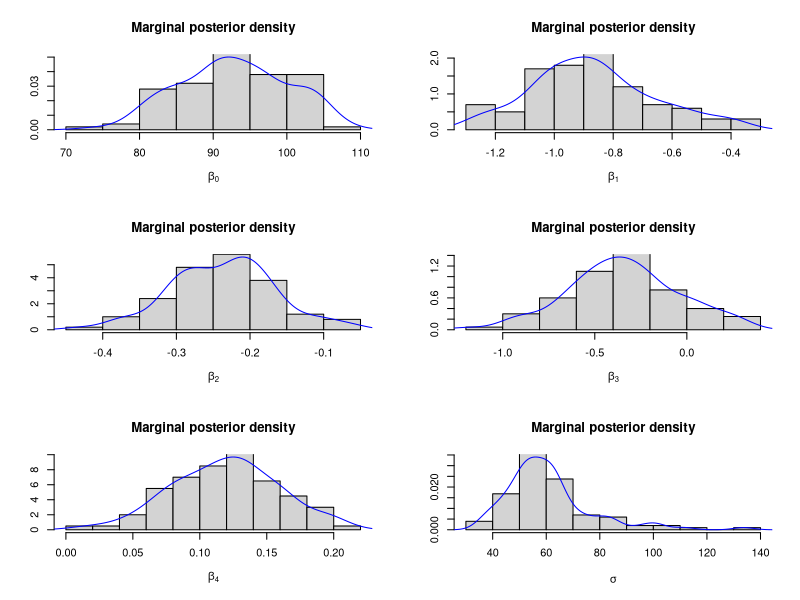
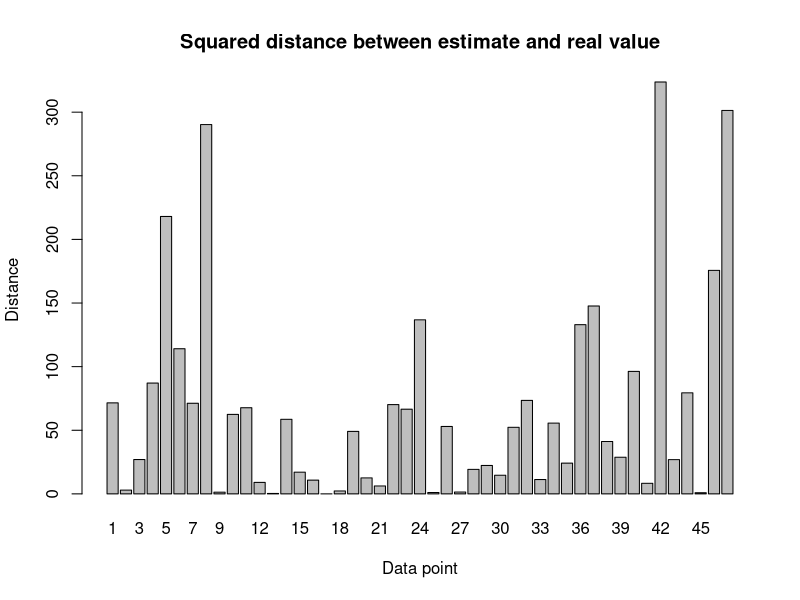
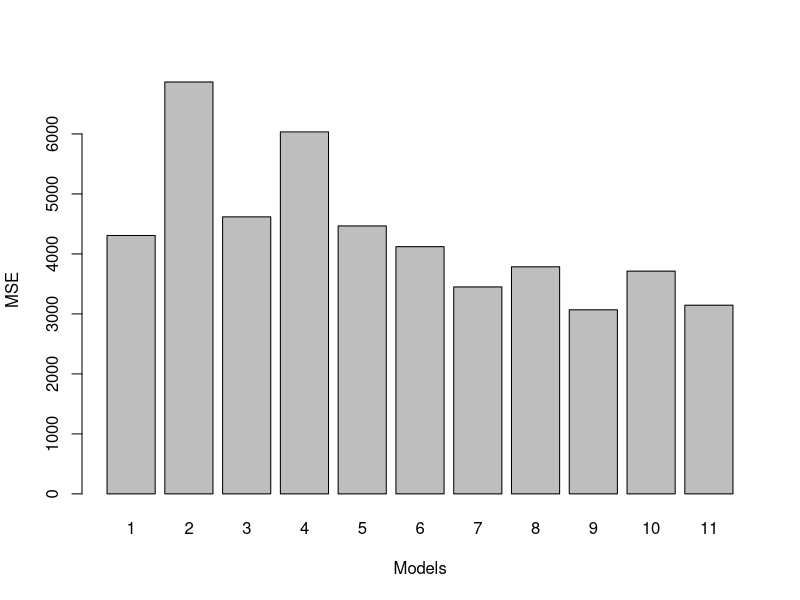

Reproduce these figures in R, in order.
## ---- chunk 1
knitr::opts_chunk$set(echo = TRUE)
## ---- chunk 2
#library(MASS)
#library(mixtools)
#library(plyr)
#library(xtable)
library(mvtnorm)
## ---- chunk 3
plotSampling <- function(betas, sigma, traces = FALSE, density = FALSE) {
  # Get number of parameters and adjust plot frame height
  q <- ncol(betas) + 1
  frameRows <- round(q/2+0.1)
  
  # Traces
  if(traces == TRUE) {
    par(mfrow = c(frameRows,2))
    for(i in 1:ncol(betas)) {
      plot(betas[,i], type='l', ylab=bquote(beta[.(i-1)]), main=bquote("Trace of" ~ beta[.(i-1)]))
    }
    plot(sigma, type='l', ylab=bquote(sigma^2), main=bquote("Trace of" ~ sigma^2))
  }
  
  # Marginal posterior densities (remove burn in)
  if(density == TRUE) {
    # Function to draw plot
    drawHistDensity <- function(para, para_name) {
      # para     : Parameter (e.b. Beta, Sigma)
      # para_name: Title of plot
      
      # Estimate density for parameter values
      density <- density(para)
      
      # Draw histogram and add estimated density line
      hist(para, freq = FALSE, ylim = c(0,max(density$y)), xlab = para_name,
           ylab=NULL, main = "Marginal posterior density")
      lines(density, col="blue")
    }
    
    # Adjust frame and plot all parameters
    par(mfrow = c(frameRows,2))
    for(i in 1:ncol(betas)) {
      drawHistDensity(betas[-(1:b),i], bquote(beta[.(i-1)]))
    }
    drawHistDensity(sigma[-(1:b)], bquote(sigma))
  }
}

# The Gibbs Sampler
gibbsSampler <- function(X, Y, B) {
  # Size of design matrix
  n <- nrow(X)
  p <- ncol(X)
  
  # Variables to store the samples in 
  betas <- matrix(NA, nrow = B, ncol = p)
  sigma <- c(1, rep(NA, B))
  
  # Sampling
  for(i in 1:B){
    # OLS of beta
    V <- solve(t(X)%*%X)     # (X^T X)^-1
    beta_hat <- V%*%t(X)%*%Y # (X^T X)^-1 X^T Y
    
    # OLS of sigma
    sigma_hat <- t(Y-X%*%beta_hat)%*%(Y-X%*%beta_hat)/(n-p)
    
    # Sample beta from the full conditional 
    betas[i,] <- rmvnorm(1,beta_hat,sigma[i]*V)
    
    # Sample sigma from the full conditional
    sigma[i+1] <- 1/rgamma(1,(n-p)/2,(n-p)*sigma_hat/2)
  }
  
  return(list(betas = betas, sigma = sigma))
}

crossValidation <- function(X, Y, B, ...) {
  # Size of design matrix
  n <- nrow(X)
  p <- ncol(X)
  
  Yhat <- rep(NA, n)
  betas <- matrix(NA, nrow = n, ncol = p)
  
  for(i in 1:n) {
    # Remove i-th row from data
    Xi <- X[-i,]
    Yi <- Y[-i]
    
    # Run gibbs sampler to get sampled parameters
    res <- gibbsSampler(Xi, Yi, B)
    
    # Plot results from last run
    if(i == n) {
      plotSampling(res$betas, res$sigma, ...)
    }
    
    # Calculate posterior mean from sampled betas
    betas[i,] <- apply(res$betas, 2, mean)
    
    # Predict value with posterior mean
    Yhat[i] <- X[i,]%*%betas[i,]
  }
  
  # Calculate beta estimate
  beta_cv <- colMeans(betas)
  
  # Return betas and distances
  return(list(betas = betas, dist = (Y-Yhat)^2))
}

bayesModelEvaluation <- function(models, Y, B, ...) {
  # Evaluate multiple models and return results from all models
  n <- length(Y)
  k <- length(models)
  results <- list() 
  for(i in 1:k) {
    if(i == k) {
      # Plot everything for last model
      res <- crossValidation(models[[i]], Y, B, ...)
      par(mfrow = c(1,1))
      barplot(res$dist, xlab = "Data point", ylab = "Distance", names.arg = seq(1,n),
              main="Squared distance between estimate and real value")
    } else {
      res <- crossValidation(models[[i]], Y, B)
    }
    # Calculate beta estimates & MSE and add to results
    results[[i]] <- list(beta_est = colMeans(res$betas),
                         mse = sum(res$dist))
  }
  return(results)
}

# Swiss data
dat <- swiss

# Response variable
Y <- dat$Fertility

# Design matrix
n <- nrow(dat)
X <- matrix(c(rep(1,n), dat$Education, dat$Agriculture), nrow=n)

models <- list(
  matrix(c(rep(1,n), dat$Education), nrow=n),
  matrix(c(rep(1,n), dat$Agriculture), nrow=n),
  matrix(c(rep(1,n), dat$Examination), nrow=n),
  matrix(c(rep(1,n), dat$Catholic), nrow=n),
  matrix(c(rep(1,n), dat$Education, dat$Agriculture), nrow=n),
  matrix(c(rep(1,n), dat$Education, dat$Examination), nrow=n),
  matrix(c(rep(1,n), dat$Education, dat$Catholic), nrow=n),
  matrix(c(rep(1,n), dat$Education, dat$Agriculture, dat$Examination), nrow=n),
  matrix(c(rep(1,n), dat$Education, dat$Agriculture, dat$Catholic), nrow=n),
  matrix(c(rep(1,n), dat$Education, dat$Examination, dat$Catholic), nrow=n),
  matrix(c(rep(1,n), dat$Education, dat$Agriculture, dat$Examination ,dat$Catholic), nrow=n)
)

# Number of samples
b <- 10  # Burn in
R <- 100 # Random draws to evaluate
B <- R + b

res <- bayesModelEvaluation(models, Y, B, traces = FALSE, density = TRUE)

# Plot Mean Squared Errors
MSEs <- sapply(res, function(el) { return(el$mse) })
par(mfrow = c(1,1))
barplot(MSEs, xlab = "Models", ylab = "MSE", names.arg = seq(1,length(models)))
